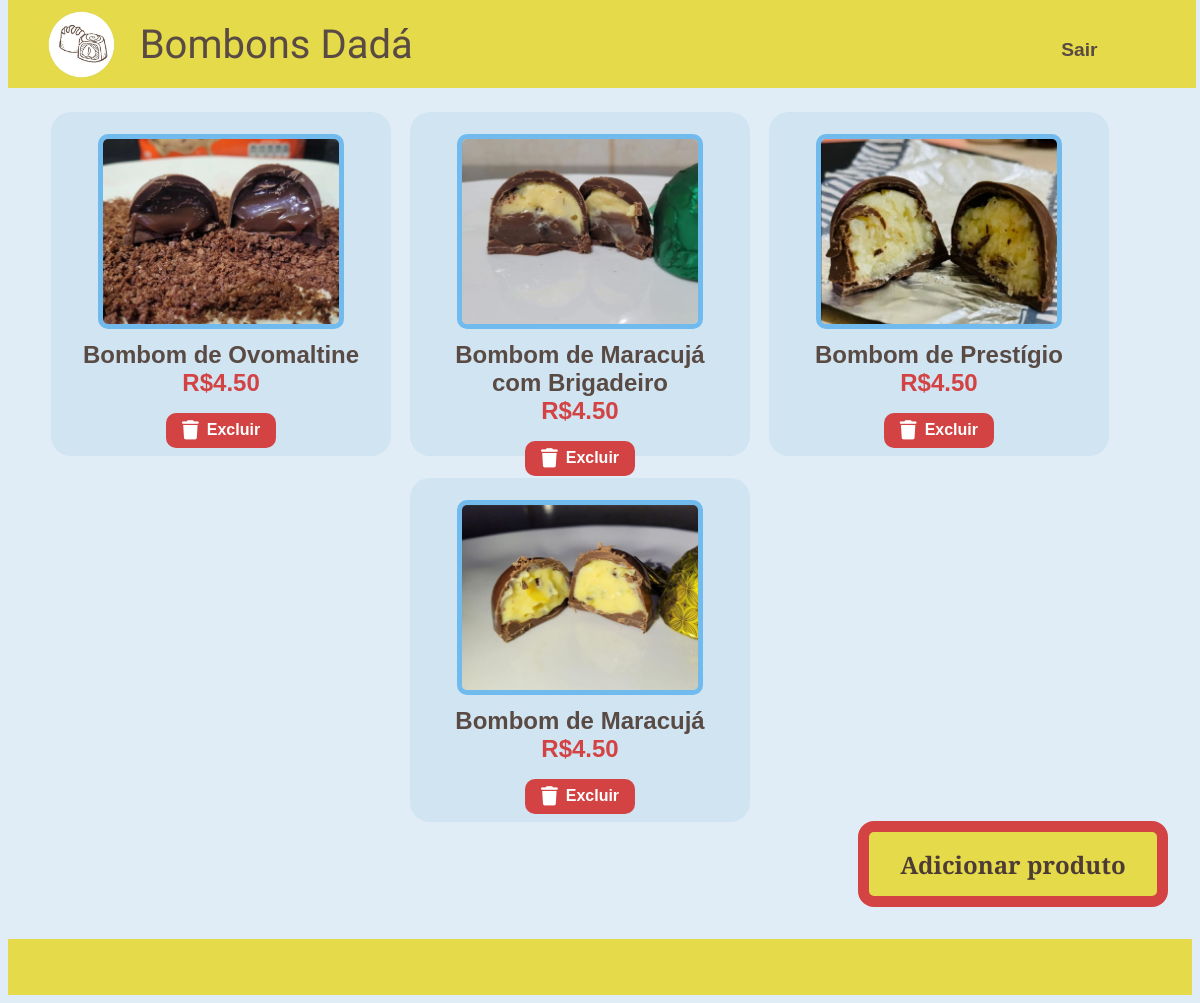
Page /admprodutos (signed in) on the earlier database version.
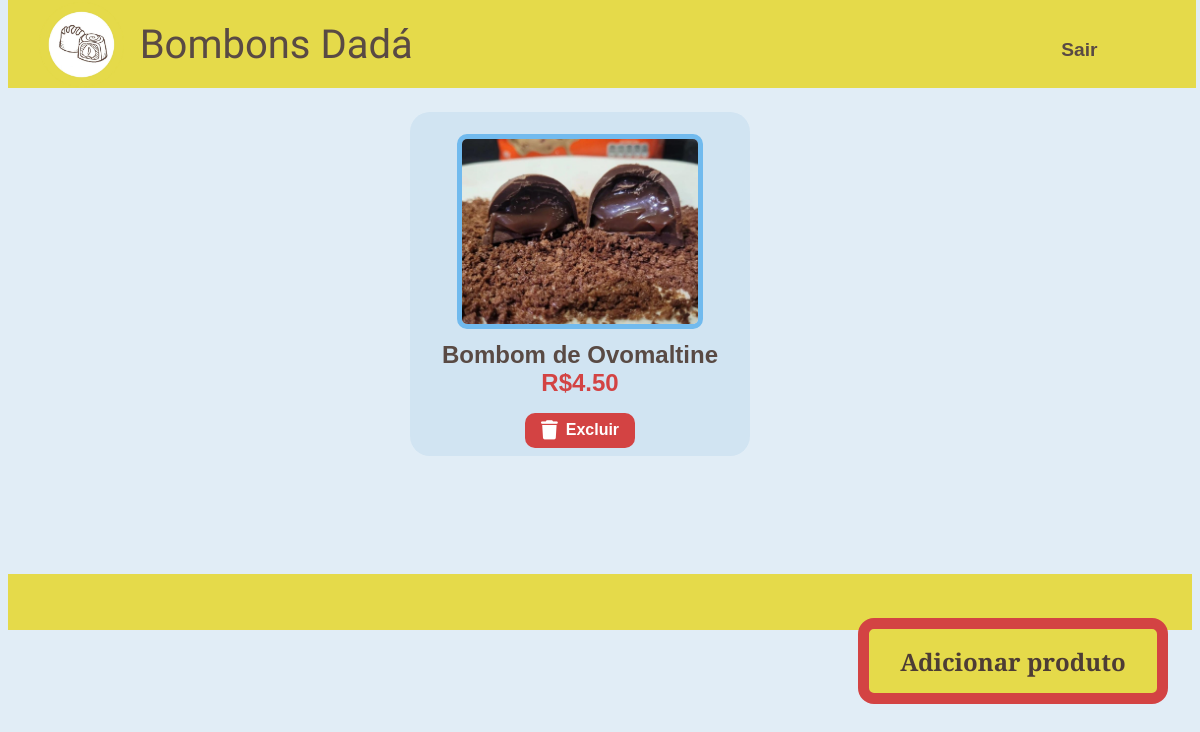
Same page on the later database version.
### appo/models.py (models this page shows)
class Produto(db.Model):
    id = db.Column(db.Integer, primary_key=True)
    name = db.Column(db.String(100), nullable=False)
    price = db.Column(db.Float, nullable=False)
    image = db.Column(db.String(200), nullable=False)

### appo/routes.py (the view)
@app.route('/admprodutos')
def admprodutos():
    form=ProdutoForm
    if 'user_id' not in session:
        flash('Faça login para acessar esta página', 'warning')
        return redirect(url_for('login'))
    dadosprodutos = Produto.query.all()  # Busca todos os produtos no banco de dados
    return render_template('admprodutos.html', form=form, dadosprodutos=dadosprodutos)

### appo/templates/admprodutos.html (shortened to what this page needs)
<!DOCTYPE html>
<html lang="en">
<head>
    <link rel="stylesheet" href="../static/Style/style.css">
    <link rel="stylesheet" href="../static/Style/media.css">
    <link rel="stylesheet" href="../static/Style/mobile.css">
    <link rel="stylesheet" href="../static/Style/adm.css">
</head>
<body>
    <header>
        <nav>
            <div>
                <img src="../static/Imagens/icone2.webp" id="logo-header">
                <h1>Bombons Dadá</h1>
            </div>
            <div id="linkinicio">
                <a href="{{ url_for('logout') }}">Sair</a>
            </div>
        </nav>
    </header>
    <div class="ancora"></div>
    <main class="produtos">
        <div id="apresent">
            {% for produto in dadosprodutos %}
                <div class="divbombo">
                    <img src="{{ url_for ('uploaded_file', filename=produto.image) }}" alt="{{ produto.name }}">
                    <div id="nome">
                        <p>{{ produto.name }}</p>
                    </div>
                    <p id="preco">R${{ "%.2f"|format(produto.price) }}</p>
                    <form action="{{ url_for('excluir_produto', produto_id=produto.id) }}" method="POST" class="delete-form">
                        <button type="button" class="btn-excluir" data-produto-id="{{ produto.id }}" data-produto-name="{{ produto.name }}">
                            <i class="fa-solid fa-trash"></i> Excluir
                        </button>
                    </form>
                </div>
            {% endfor %}
        </div>
    <a href="{{url_for('cadastrar_produto')}}" id="paracadastrar">Adicionar produto</a>
</main>
    <footer>
    </footer>
</body>
</html>

Differences in the rows shown:
removed Produto: image (picture), name "Bombom de Maracujá com Brigadeiro", price "4.50"
removed Produto: image (picture), name "Bombom de Prestígio", price "4.50"
removed Produto: image (picture), name "Bombom de Maracujá", price "4.50"
